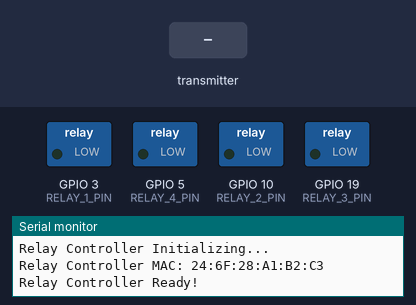
Bench run of a sketch on a simulated ESP32-S3. On the bench: switched loads named in the sketch (green lamp = pin HIGH), the last lines printed to the serial monitor. Inputs (shaded band) come from the test bench.

Above: at 1.2 s.
1.3 s: the transmitter starts sending relayNumber = 0
2.8 s: the transmitter starts sending state = 1
4.8 s: the transmitter starts sending relayNumber = 1
At 5.7 s:
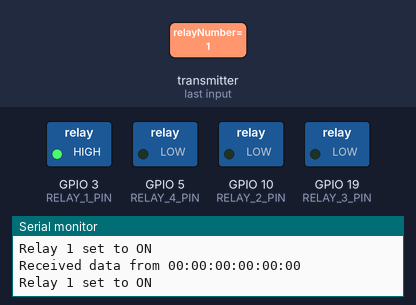
6.3 s: the transmitter starts sending state = 0
At 6.8 s:
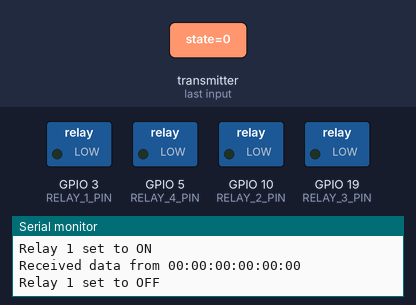
Timing chart, 0 to 8.8 s (numbered marks = the images above; inputs shaded):
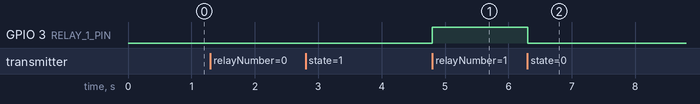

The sketch:

4R.ino
```cpp
#include <esp_now.h>
#include <WiFi.h>

// Define relay pins
#define RELAY_1_PIN 3
#define RELAY_2_PIN 10
#define RELAY_3_PIN 19
#define RELAY_4_PIN 5

// Hardcoded MAC address of the gateway
uint8_t gatewayMacAddress[] = {0x24, 0x6F, 0x28, 0x01, 0x02, 0x03};

// Structure to receive data
typedef struct {
  uint8_t relayNumber; // Relay number (1, 2, 3, or 4)
  uint8_t state;       // 0 = OFF, 1 = ON
} RelayCommand;

// Callback when data is received
void OnDataRecv(const uint8_t *mac, const uint8_t *incomingData, int len) {
  char logMessage[50];
  snprintf(logMessage, sizeof(logMessage), "Received data from %02X:%02X:%02X:%02X:%02X:%02X",
           mac[0], mac[1], mac[2], mac[3], mac[4], mac[5]);
  Serial.println(logMessage);

  if (len == sizeof(RelayCommand)) {
    RelayCommand command;
    memcpy(&command, incomingData, sizeof(command));

    // Log the received command
    snprintf(logMessage, sizeof(logMessage), "Relay %d set to %s", command.relayNumber, command.state ? "ON" : "OFF");
    Serial.println(logMessage);

    // Control the relay
    switch (command.relayNumber) {
      case 1:
        digitalWrite(RELAY_1_PIN, command.state);
        break;
      case 2:
        digitalWrite(RELAY_2_PIN, command.state);
        break;
      case 3:
        digitalWrite(RELAY_3_PIN, command.state);
        break;
      case 4:
        digitalWrite(RELAY_4_PIN, command.state);
        break;
      default:
        Serial.println("Invalid relay number!");
        break;
    }
  } else {
    Serial.println("Invalid data length received!");
  }
}

void setup() {
  // Initialize Serial for logging
  Serial.begin(115200);
  Serial.println("Relay Controller Initializing...");

  // Initialize relay pins
  pinMode(RELAY_1_PIN, OUTPUT);
  pinMode(RELAY_2_PIN, OUTPUT);
  pinMode(RELAY_3_PIN, OUTPUT);
  pinMode(RELAY_4_PIN, OUTPUT);
  digitalWrite(RELAY_1_PIN, LOW);
  digitalWrite(RELAY_2_PIN, LOW);
  digitalWrite(RELAY_3_PIN, LOW);
  digitalWrite(RELAY_4_PIN, LOW);

  // Initialize WiFi in STA mode
  WiFi.mode(WIFI_STA);
  WiFi.channel(1); // Set WiFi channel to 1
  Serial.print("Relay Controller MAC: ");
  Serial.println(WiFi.macAddress());

  // Initialize ESP-NOW
  if (esp_now_init() != ESP_OK) {
    Serial.println("Error initializing ESP-NOW");
    return;
  }

  // Register callback for receiving data
  esp_now_register_recv_cb(OnDataRecv);

  Serial.println("Relay Controller Ready!");
}

void loop() {

}
```

Measured:
- after the input at 4.8 s, GPIO 3 (RELAY_1_PIN): LOW → HIGH at once
- after the input at 6.3 s, GPIO 3 (RELAY_1_PIN): HIGH → LOW at once
